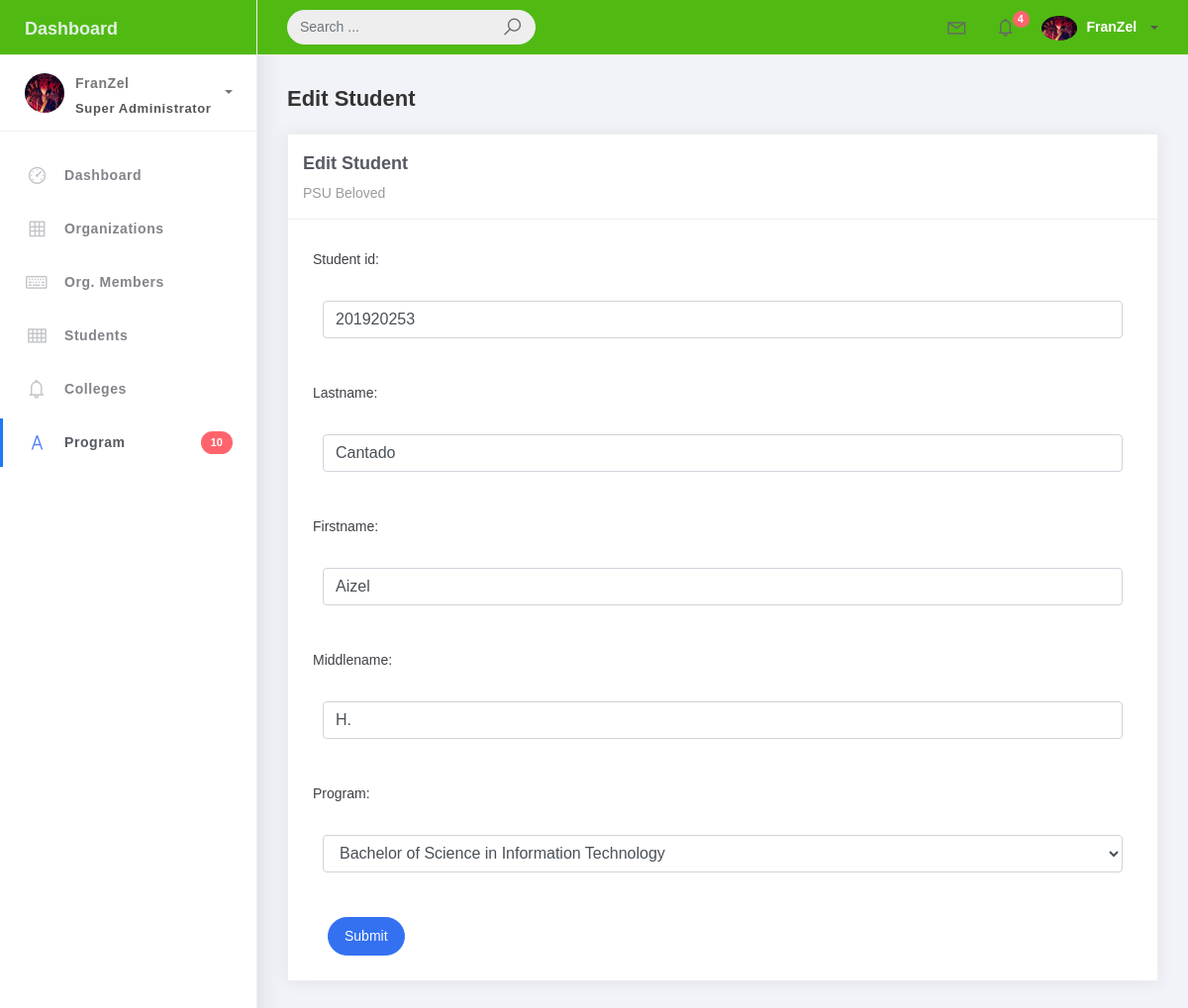
Page /student_list/1 on the committed database.
### studentorg/models.py (models this page shows, shortened)
class BaseModel(models.Model):
    created_at = models.DateTimeField(auto_now_add=True, db_index=True)
    updated_at = models.DateTimeField(auto_now=True)
    class Meta:
        abstract = True

class Student(BaseModel):
    student_id = models.CharField(max_length=15)
    lastname = models.CharField(max_length=25)
    firstname = models.CharField(max_length=25)
    middlename = models.CharField(max_length=25, blank=True, null=True)
    program = models.ForeignKey(Program, on_delete=models.CASCADE)

### studentorg/views.py (the view)
# urls.py: path('student_list/<pk>', StudentUpdateView.as_view(), name='student-update'),
class StudentUpdateView(UpdateView):
    model = Student
    form_class = StudentForm
    template_name = 'student_edit.html'
    success_url = reverse_lazy('student-list')

### studentorg/forms.py
class StudentForm(ModelForm):
    class Meta:
        model = Student
        fields = "__all__"

### studentorg/models.py (called while the page is built)
    def __str__(self):
        return self.prog_name

### templates/student_edit.html (shortened to what this page needs)
{% extends 'base.html' %}
{% load static %}
{% block content %}
<div class="content">
    <div class="container-fluid">
        <h4 class="page-title">Edit Student</h4>
        <div class="row">
            <div class="col-md-12">
                <div class="card">
                    <div class="card-header">
                        <div class="card-title">Edit Student</div>
                        <div class="card-category">PSU Beloved</div>
                    </div>
                    <div class="card-body">
                        <form action="" method="post" novalidate>
                            {% include 'includes/form.html' %}
                            <div class="form-group">
                                <div class="col-md-12">
                                    <button type="submit" class="btn btn-primary btn-rounded">Submit</button>
                                </div>
                            </div>
                        </form>
                    </div>
                </div>
            </div>
        </div>
    </div>
</div>
{% endblock %}

### templates/includes/form.html (shortened to what this page needs)
{% load widget_tweaks %}
{% for field in form %}
<div class="field item form-group">
        <label>{{field.label_tag}}</label>
    <div class="form-group">
        {% render_field field class="form-control" %}
    </div>
</div>
{% endfor %}

### rows in the picture
Student: student_id "201920253" "Cantado" "Aizel" "H." "Bachelor of Science in Information Technology"

### other values in the picture
{{ field.label_tag }} "Student id:" "Lastname:" "Firstname:" "Middlename:" "Program:"
